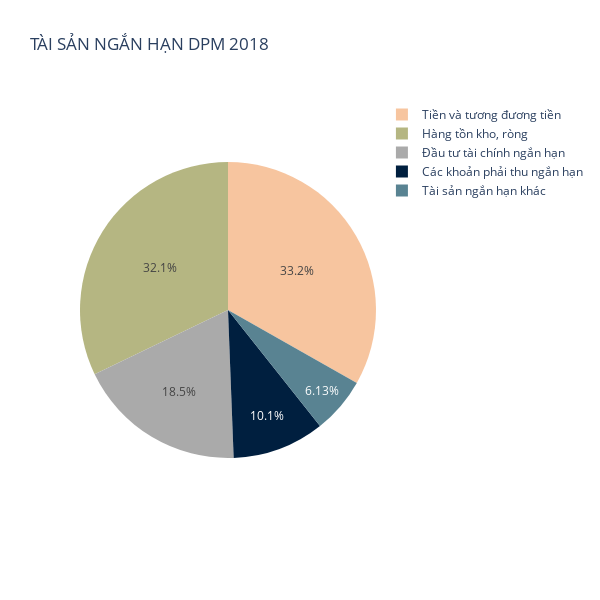
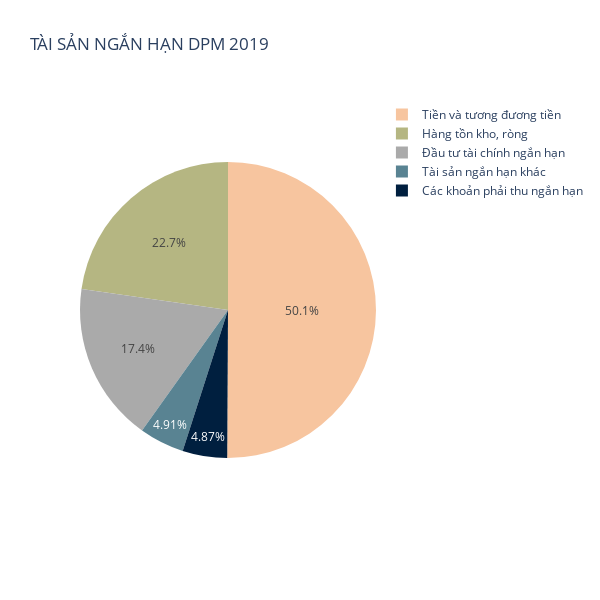
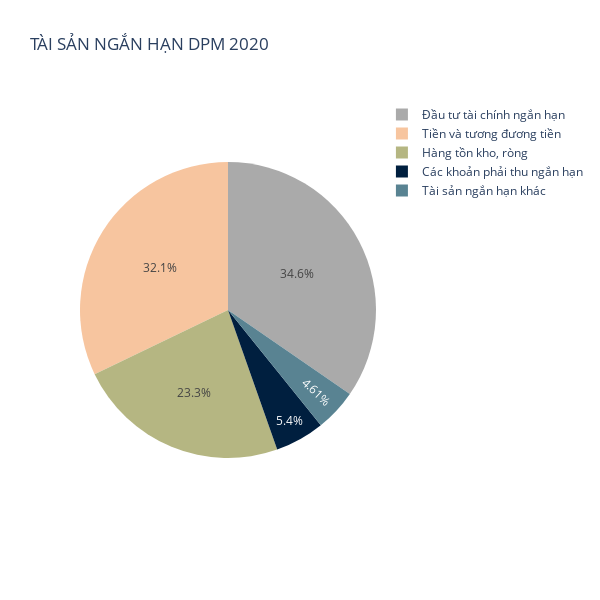
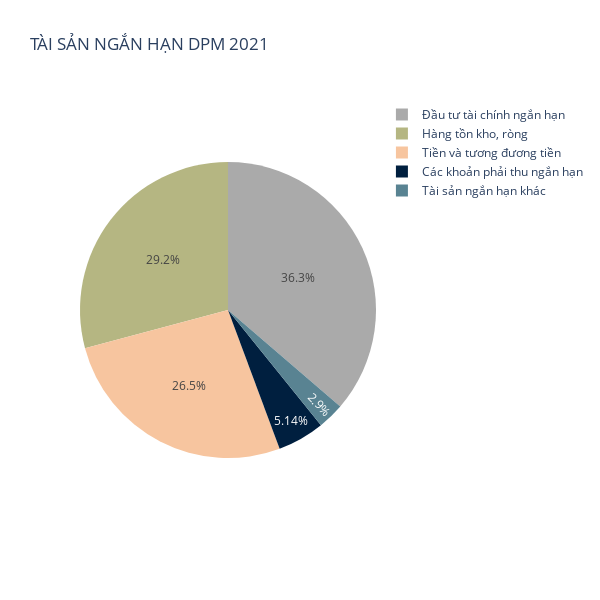

Notebook code for these charts, in order:
### Code cell
columns_of_interest = [' Tiền và tương đương tiền ',' Đầu tư tài chính ngắn hạn', ' Các khoản phải thu ngắn hạn',' Hàng tồn kho, ròng', ' Tài sản ngắn hạn khác']
filtered_df20181 = filtered_columns2018[columns_of_interest]
filtered_df20181 = filtered_df20181.rename(columns={' Tiền và tương đương tiền ': 'Tiền và tương đương tiền', ' Đầu tư tài chính ngắn hạn': 'Đầu tư tài chính ngắn hạn', ' Các khoản phải thu ngắn hạn': 'Các khoản phải thu ngắn hạn', ' Hàng tồn kho, ròng': 'Hàng tồn kho, ròng', ' Tài sản ngắn hạn khác': 'Tài sản ngắn hạn khác'})
filtered_df20181

filtered_df20191 = filtered_columns2019[columns_of_interest]
filtered_df20191 = filtered_df20191.rename(columns={' Tiền và tương đương tiền ': 'Tiền và tương đương tiền', ' Đầu tư tài chính ngắn hạn': 'Đầu tư tài chính ngắn hạn', ' Các khoản phải thu ngắn hạn': 'Các khoản phải thu ngắn hạn', ' Hàng tồn kho, ròng': 'Hàng tồn kho, ròng', ' Tài sản ngắn hạn khác': 'Tài sản ngắn hạn khác'})
filtered_df20191

filtered_df20201 = filtered_columns2020[columns_of_interest]
filtered_df20201 = filtered_df20201.rename(columns={' Tiền và tương đương tiền ': 'Tiền và tương đương tiền', ' Đầu tư tài chính ngắn hạn': 'Đầu tư tài chính ngắn hạn', ' Các khoản phải thu ngắn hạn': 'Các khoản phải thu ngắn hạn', ' Hàng tồn kho, ròng': 'Hàng tồn kho, ròng', ' Tài sản ngắn hạn khác': 'Tài sản ngắn hạn khác'})
filtered_df20201

filtered_df20211 = filtered_columns2021[columns_of_interest]
filtered_df20211 = filtered_df20211.rename(columns={' Tiền và tương đương tiền ': 'Tiền và tương đương tiền', ' Đầu tư tài chính ngắn hạn': 'Đầu tư tài chính ngắn hạn', ' Các khoản phải thu ngắn hạn': 'Các khoản phải thu ngắn hạn', ' Hàng tồn kho, ròng': 'Hàng tồn kho, ròng', ' Tài sản ngắn hạn khác': 'Tài sản ngắn hạn khác'})
filtered_df20211

filtered_df20221 = filtered_columns2022[columns_of_interest]
filtered_df20221 = filtered_df20221.rename(columns={' Tiền và tương đương tiền ': 'Tiền và tương đương tiền', ' Đầu tư tài chính ngắn hạn': 'Đầu tư tài chính ngắn hạn', ' Các khoản phải thu ngắn hạn': 'Các khoản phải thu ngắn hạn', ' Hàng tồn kho, ròng': 'Hàng tồn kho, ròng', ' Tài sản ngắn hạn khác': 'Tài sản ngắn hạn khác'})
filtered_df20221

color_map = {'Tiền và tương đương tiền': 'f7c59f',
             'Đầu tư tài chính ngắn hạn': 'AAAAAA',
             'Các khoản phải thu ngắn hạn': '001f3f',
             'Hàng tồn kho, ròng': 'b5b682',
             'Tài sản ngắn hạn khác': '598392'}
totals20181 = filtered_df20181.sum()
fig = px.pie(totals20181, names=totals20181.index, values=totals20181, title='TÀI SẢN NGẮN HẠN DPM 2018')
fig.update_traces(marker=dict(colors=[color_map[col] for col in totals20181.index]))
fig.update_layout(height=600, width=600)
fig.show()

totals20191 = filtered_df20191.sum()
fig = px.pie(totals20191, names=totals20191.index, values=totals20191, title='TÀI SẢN NGẮN HẠN DPM 2019')
fig.update_traces(marker=dict(colors=[color_map[col] for col in totals20191.index]))
fig.update_layout(height=600, width=600)
fig.show()

totals20201 = filtered_df20201.sum()
fig = px.pie(totals20201, names=totals20201.index, values=totals20201, title='TÀI SẢN NGẮN HẠN DPM 2020')
fig.update_traces(marker=dict(colors=[color_map[col] for col in totals20201.index]))
fig.update_layout(height=600, width=600)
fig.show()

totals20211 = filtered_df20211.sum()
fig = px.pie(totals20211, names=totals20211.index, values=totals20211, title='TÀI SẢN NGẮN HẠN DPM 2021')
fig.update_traces(marker=dict(colors=[color_map[col] for col in totals20211.index]))
fig.update_layout(height=600, width=600)
fig.show()

totals20221 = filtered_df20221.sum()
fig = px.pie(totals20221, names=totals20221.index, values=totals20221, title='TÀI SẢN NGẮN HẠN DPM 2022')
fig.update_traces(marker=dict(colors=[color_map[col] for col in totals20221.index]))
fig.update_layout(height=600, width=600)
fig.show()

### Figure 1 — Plotly figure (JSON) as saved in the notebook; plotly's stock layout.template omitted (floating-point values rounded to 4 significant figures)
{"data": [{"domain": {"x": [0, 1], "y": [0, 1]}, "hovertemplate": "index=%{label}<br>value=%{value}<extra></extra>", "labels": ["Tiền và tương đương tiền", "Đầu tư tài chính ngắn hạn", "Các khoản phải thu ngắn hạn", "Hàng tồn kho, ròng", "Tài sản ngắn hạn khác"], "legendgroup": "", "marker": {"colors": ["f7c59f", "AAAAAA", "001f3f", "b5b682", "598392"]}, "name": "", "showlegend": true, "type": "pie", "values": [1716919348616, 955000000000, 520579213356, 1662663084855, 316885302133]}], "layout": {"height": 600, "legend": {"tracegroupgap": 0}, "title": {"text": "TÀI SẢN NGẮN HẠN DPM 2018"}, "width": 600}}

### Figure 2 — Plotly figure (JSON) as saved in the notebook; plotly's stock layout.template omitted (floating-point values rounded to 4 significant figures)
{"data": [{"domain": {"x": [0, 1], "y": [0, 1]}, "hovertemplate": "index=%{label}<br>value=%{value}<extra></extra>", "labels": ["Tiền và tương đương tiền", "Đầu tư tài chính ngắn hạn", "Các khoản phải thu ngắn hạn", "Hàng tồn kho, ròng", "Tài sản ngắn hạn khác"], "legendgroup": "", "marker": {"colors": ["f7c59f", "AAAAAA", "001f3f", "b5b682", "598392"]}, "name": "", "showlegend": true, "type": "pie", "values": [2976952450033, 1035000000000, 289371734319, 1350638678171, 291891212281]}], "layout": {"height": 600, "legend": {"tracegroupgap": 0}, "title": {"text": "TÀI SẢN NGẮN HẠN DPM 2019"}, "width": 600}}

### Figure 3 — Plotly figure (JSON) as saved in the notebook; plotly's stock layout.template omitted (floating-point values rounded to 4 significant figures)
{"data": [{"domain": {"x": [0, 1], "y": [0, 1]}, "hovertemplate": "index=%{label}<br>value=%{value}<extra></extra>", "labels": ["Tiền và tương đương tiền", "Đầu tư tài chính ngắn hạn", "Các khoản phải thu ngắn hạn", "Hàng tồn kho, ròng", "Tài sản ngắn hạn khác"], "legendgroup": "", "marker": {"colors": ["f7c59f", "AAAAAA", "001f3f", "b5b682", "598392"]}, "name": "", "showlegend": true, "type": "pie", "values": [2029198585342, 2185000000000, 340731443856, 1468360373620, 290872630119]}], "layout": {"height": 600, "legend": {"tracegroupgap": 0}, "title": {"text": "TÀI SẢN NGẮN HẠN DPM 2020"}, "width": 600}}

### Figure 4 — Plotly figure (JSON) as saved in the notebook; plotly's stock layout.template omitted (floating-point values rounded to 4 significant figures)
{"data": [{"domain": {"x": [0, 1], "y": [0, 1]}, "hovertemplate": "index=%{label}<br>value=%{value}<extra></extra>", "labels": ["Tiền và tương đương tiền", "Đầu tư tài chính ngắn hạn", "Các khoản phải thu ngắn hạn", "Hàng tồn kho, ròng", "Tài sản ngắn hạn khác"], "legendgroup": "", "marker": {"colors": ["f7c59f", "AAAAAA", "001f3f", "b5b682", "598392"]}, "name": "", "showlegend": true, "type": "pie", "values": [2524115312966, 3455000000000, 488926629172, 2775533988246, 276003770867]}], "layout": {"height": 600, "legend": {"tracegroupgap": 0}, "title": {"text": "TÀI SẢN NGẮN HẠN DPM 2021"}, "width": 600}}
